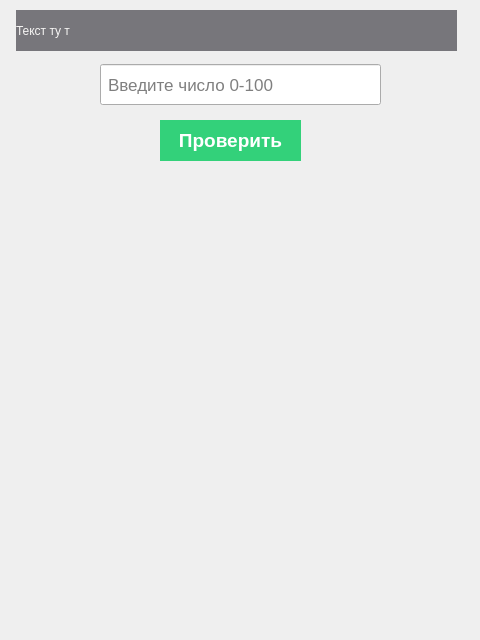
<?xml version="1.0" encoding="UTF-8"?>
<ui version="4.0">
 <class>MainWindow</class>
 <widget class="QMainWindow" name="MainWindow">
  <property name="geometry">
   <rect>
    <x>0</x>
    <y>0</y>
    <width>480</width>
    <height>640</height>
   </rect>
  </property>
  <property name="windowTitle">
   <string>Угадай число 0-100</string>
  </property>
  <widget class="QWidget" name="centralwidget">
   <widget class="QLineEdit" name="InputNumber">
    <property name="geometry">
     <rect>
      <x>100</x>
      <y>64</y>
      <width>281</width>
      <height>41</height>
     </rect>
    </property>
    <property name="font">
     <font>
      <pointsize>13</pointsize>
     </font>
    </property>
    <property name="styleSheet">
     <string notr="true">padding: 5px;</string>
    </property>
    <property name="placeholderText">
     <string>Введите число 0-100</string>
    </property>
   </widget>
   <widget class="QPushButton" name="CheckResultButton">
    <property name="geometry">
     <rect>
      <x>160</x>
      <y>120</y>
      <width>141</width>
      <height>41</height>
     </rect>
    </property>
    <property name="font">
     <font>
      <family>Ubuntu</family>
      <pointsize>14</pointsize>
      <weight>75</weight>
      <italic>false</italic>
      <bold>true</bold>
     </font>
    </property>
    <property name="styleSheet">
     <string notr="true">background-color: rgb(51, 209, 122);
border-radius: 25px;
color: rgb(255, 255, 255);
</string>
    </property>
    <property name="text">
     <string>Проверить</string>
    </property>
   </widget>
   <widget class="QLabel" name="OutputText">
    <property name="geometry">
     <rect>
      <x>16</x>
      <y>10</y>
      <width>441</width>
      <height>41</height>
     </rect>
    </property>
    <property name="styleSheet">
     <string notr="true">background-color: rgb(119, 118, 123);
color: rgb(246, 245, 244);
border-radius: 25px;</string>
    </property>
    <property name="text">
     <string>Текст ту т</string>
    </property>
    <property name="margin">
     <number>5</number>
    </property>
   </widget>
  </widget>
 </widget>
 <resources/>
 <connections/>
</ui>
